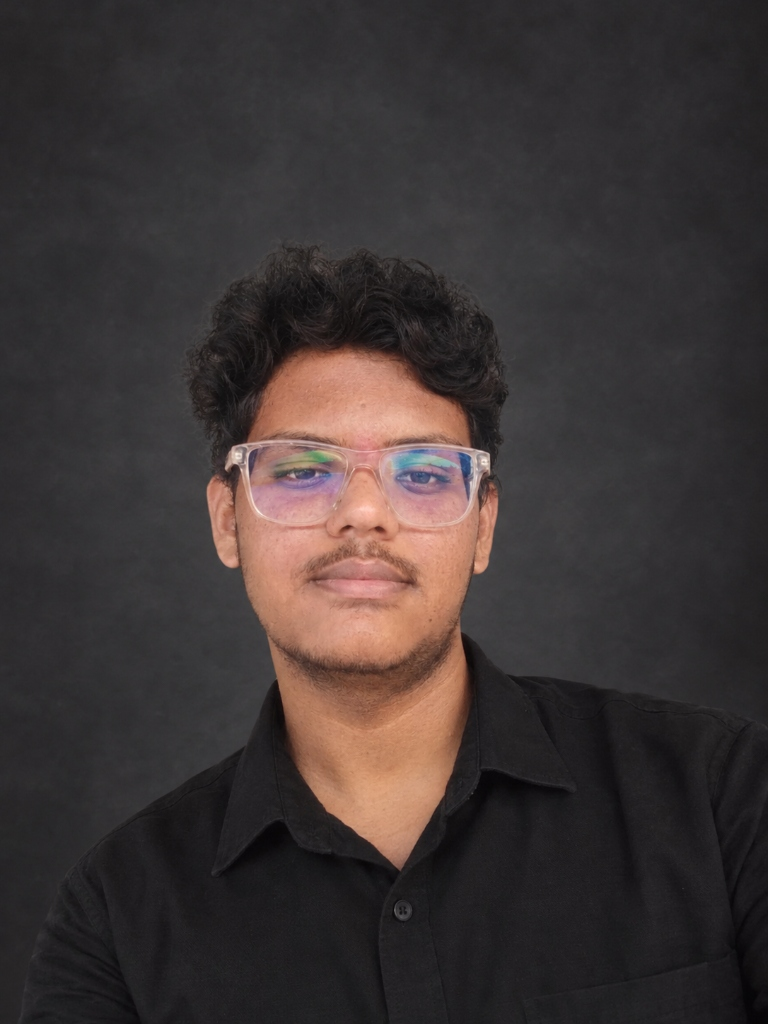
#> input picture profile.jpg, 768 x 1024 px
$ python generate_banner.py
#> lines starting #> are read from the running program, lines starting #| are printed output that depends on the picture; after the words box and inside, x2 and y2 are one past the last pixel; in counts of white or black regions, pixels touching at a corner belong together
import os
import math
import random
import numpy as np
from PIL import Image, ImageOps, ImageEnhance, ImageFilter
from scipy.ndimage import binary_closing, binary_fill_holes, label
from scipy.spatial import distance_matrix
from scipy.optimize import linear_sum_assignment

WIDTH, HEIGHT = 1180, 610
PORTRAIT_GRID = (300, 340)

PALETTE_DARK = {'bg': '#0A101F', 'portrait': '#A78BFA', 'chrome': '#22D3EE', 'accent': '#10B981', 'text': '#E2E8F0'}
PALETTE_LIGHT = {'bg': '#F8FAFC', 'portrait': '#7C3AED', 'chrome': '#0891B2', 'accent': '#10B981', 'text': '#0F172A'}

DETAILS = {
    'Subject': 'Ijji Madhu Venkat', 'Role': 'Full-Stack Software Engineer',
    'Origin': 'Andhra Pradesh, India', 'Education': 'B.Tech in CSE',
    'Status': 'Building + Learning + Shipping', 'ToolChain': 'VS Code, Git, Postman, Vercel',
    'Core.Lang': 'JavaScript, Java', 'Core.Frontend': 'React.js, Tailwind CSS, HTML5, CSS3, Bootstrap',
    'Core.Backend': 'Node.js, Express.js', 'Core.Database': 'MongoDB, Firebase',
    'Core.Infra': 'Git, Vercel',
    'Grid.Mail': 'ijjimadhu@gmail.com', 'Grid.Portfolio': 'coming soon',
    'Grid.LinkedIn': 'linkedin.com/in/ijjimadhu', 'Grid.GitHub': 'github.com/madhu967'
}

def create_logo_points(logo_type, num_points):
    points = []
    # Simplified geometric representations to hit ~num_points
    # We'll just generate random points within a shape to act as the logo tracing
    for _ in range(num_points):
        if logo_type == 0: # Circle/React-ish
            r = 80 * math.sqrt(random.random())
            theta = random.random() * 2 * math.pi
            points.append([150 + r * math.cos(theta), 170 + r * math.sin(theta)])
        elif logo_type == 1: # Triangle/Vercel-ish
            x, y = random.random(), random.random()
            if x + y > 1: x, y = 1 - x, 1 - y
            points.append([70 + x * 160, 250 - y * 160])
        else: # Square/Mongo-ish
            points.append([70 + random.random() * 160, 90 + random.random() * 160])
    return np.array(points)

def process_portrait(img_path, is_dark_mode):
#> called with img_path = 'profile.jpg', is_dark_mode = True
    img = Image.open(img_path).convert('RGB')
#> img is the input picture: PIL image 768x1024 RGB; mean R, G, B 61.6, 53.6, 53
    w, h = img.size
#> w = 768; h = 1024
    crop_size = min(w, h)
#> crop_size = 768
    img = img.crop(((w-crop_size)//2, (h-crop_size)//2, (w+crop_size)//2, (h+crop_size)//2))
#> img: PIL image 768x768 RGB
    img = img.resize(PORTRAIT_GRID, Image.Resampling.LANCZOS)
#> img: PIL image 300x340 RGB

    img = ImageOps.autocontrast(img.convert('L'), cutoff=1)
#> img: PIL image 300x340 L
    img = ImageEnhance.Contrast(img).enhance(1.3)
    img = img.filter(ImageFilter.UnsharpMask(radius=3, percent=140))
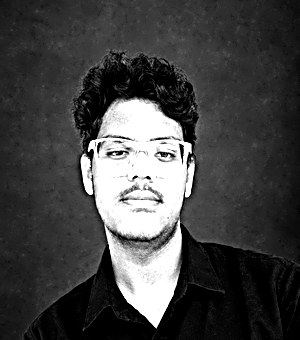
#> img: PIL image 300x340 L; min 0, max 255, mean 67.6

    img_array = np.array(img, dtype=float)
    threshold = 200 if is_dark_mode else 50
    mask = img_array < threshold if is_dark_mode else img_array > threshold
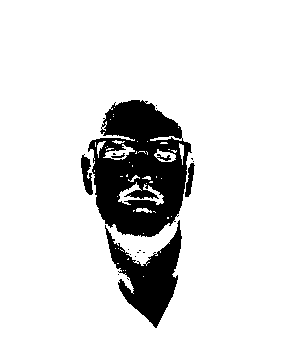
#> mask: shape (340, 300) bool; 87.1% white; 18 black regions (13 under 20 px), largest, box (x1, y1, x2, y2) and area: (88, 100, 192, 237) 9171, (105, 220, 182, 328) 3477, (81, 154, 93, 195) 286, (185, 163, 195, 197) 173, (111, 153, 125, 158) 30
    mask = binary_closing(mask, structure=np.ones((5,5)))
#> mask: shape (340, 300) bool; 85.8% white; 13 black regions, largest, box (x1, y1, x2, y2) and area: (94, 100, 187, 237) 7944, (108, 231, 181, 326) 3234, (0, 0, 300, 340) 2544
    mask = binary_fill_holes(mask)
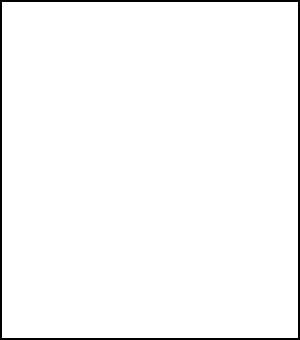
#> mask: shape (340, 300) bool; 97.5% white; 1 black region, box (x1, y1, x2, y2) and area: (0, 0, 300, 340) 2544

    labeled, num_features = label(mask)
#> num_features = 1
    if num_features > 0:
        sizes = np.bincount(labeled.ravel()); sizes[0] = 0
#> after `sizes = np.bincount(labeled.ravel())`: sizes = [2544, 99456]
        mask = labeled == sizes.argmax()
    elif is_dark_mode:
        mask = np.ones_like(mask, dtype=bool)

    h_img, w_img = img_array.shape
#> h_img = 340; w_img = 300
    out_dots = []
    for y in range(h_img):
        x_range = range(w_img) if y % 2 == 0 else range(w_img-1, -1, -1)
        for x in x_range:
            old_val = img_array[y, x]
            if is_dark_mode and not mask[y, x]:
                new_val = 0
            else:
                new_val = 255 if old_val >= 128 else 0

            if (is_dark_mode and new_val == 255) or (not is_dark_mode and new_val == 0):
                out_dots.append([x, y])

            err = old_val - new_val
            if y % 2 == 0:
                if x + 1 < w_img: img_array[y, x+1] += err * 7/16
                if y + 1 < h_img:
                    if x > 0: img_array[y+1, x-1] += err * 3/16
                    img_array[y+1, x] += err * 5/16
                    if x + 1 < w_img: img_array[y+1, x+1] += err * 1/16
            else:
                if x - 1 >= 0: img_array[y, x-1] += err * 7/16
                if y + 1 < h_img:
                    if x + 1 < w_img: img_array[y+1, x+1] += err * 3/16
                    img_array[y+1, x] += err * 5/16
                    if x - 1 >= 0: img_array[y+1, x-1] += err * 1/16
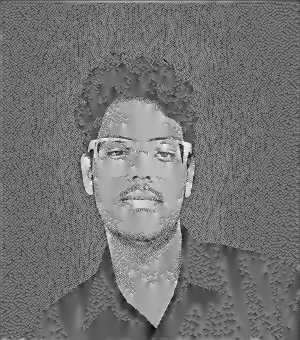
#> img_array: shape (340, 300) float64; min -104.1, max 346.5, mean 101.8; drawn with min black and max white
#> after the loop, out_dots = 26912 items
    return np.array(out_dots)

def build_svg(dots, is_dark_mode):
    pal = PALETTE_DARK if is_dark_mode else PALETTE_LIGHT
    svg = f'<svg xmlns="http://www.w3.org/2000/svg" viewBox="0 0 {WIDTH} {HEIGHT}" style="background:{pal["bg"]}; font-family: monospace;">\n'

    # Chrome
    svg += f'<rect x="20" y="20" width="{WIDTH-40}" height="{HEIGHT-40}" rx="8" fill="none" stroke="{pal["chrome"]}" stroke-width="2"/>\n'
    svg += f'<text x="40" y="45" fill="{pal["chrome"]}" font-size="14">profile.sh --live</text>\n'

    # Text Panel (SYSTEM.INFO)
    start_x, start_y = 480, 100
    svg += f'<text x="{start_x}" y="{start_y-30}" fill="{pal["accent"]}" font-size="13" font-weight="bold">SYSTEM.INFO</text>\n'

    y_offset = start_y
    for k, v in DETAILS.items():
        leader = '.' * max(1, 60 - len(k) - len(v))
        svg += f'<text x="{start_x}" y="{y_offset}" fill="{pal["text"]}" font-size="14" textLength="600" lengthAdjust="spacingAndGlyphs">{k} {leader} {v}</text>\n'
        y_offset += 23
        if k in ['ToolChain', 'Core.Infra']:
            y_offset += 15

    # Dots Portrait
    svg += f'<g transform="translate(60, 100)" fill="{pal["portrait"]}">'
    path_d = ""
    for d in dots:
        path_d += f"M{d[0]} {d[1]}h1 "
    svg += f'<path d="{path_d}" shape-rendering="crispEdges"/>'
    svg += '</g>\n</svg>'

    return svg

if __name__ == "__main__":
    dots = process_portrait("profile.jpg", True)
#> dots = 26912 pairs, first value 2 to 297, second value 2 to 337
    with open("dark.svg", "w") as f: f.write(build_svg(dots, True))
#> the loop in build_svg, `for d in dots:` made 26912 passes
#> d on passes 6 to 8: [23, 2], [26, 2], [29, 2]

    dots_light = process_portrait("profile.jpg", False)
#> call 2 of process_portrait, with img_path = 'profile.jpg', is_dark_mode = False
#> in process_portrait (call 2), `mask = img_array < threshold if is_dark_mode else img_array > threshold`: mask: shape (340, 300) bool; 44.1% white; 358 white regions (348 under 20 px), largest, box (x1, y1, x2, y2) and area: (20, 0, 267, 329) 43666, (247, 94, 271, 116) 149, (155, 84, 167, 97) 47
#> in process_portrait (call 2), `mask = binary_closing(mask, structure=np.ones((5,5)))`: mask: shape (340, 300) bool; 48.8% white; 149 white regions (143 under 20 px), largest, box (x1, y1, x2, y2) and area: (18, 2, 278, 329) 49132, (40, 67, 49, 79) 47, (36, 267, 47, 282) 33, (273, 69, 279, 77) 23, (235, 26, 240, 33) 22, (251, 19, 256, 27) 21
#> in process_portrait (call 2), `mask = binary_fill_holes(mask)`: mask: shape (340, 300) bool; 53.6% white; 1 black region, box (x1, y1, x2, y2) and area: (0, 0, 300, 340) 47352
#> in process_portrait (call 2), `labeled, num_features = label(mask)`:
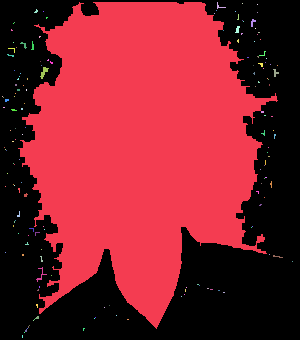
#> labeled: shape (340, 300) int32; 164 distinct labels, from 0 to 163; one colour per label, 0 black
#> in process_portrait (call 2), `labeled, num_features = label(mask)`: num_features = 163
#> in process_portrait (call 2), `sizes = np.bincount(labeled.ravel())`: sizes = 164 values, max 54032 at index 1, min 1 at index 3, mean 622
#> in process_portrait (call 2), `mask = labeled == sizes.argmax()`:
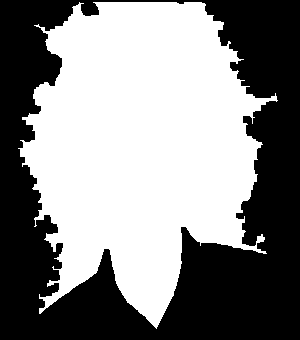
#> mask: shape (340, 300) bool; 53% white; 1 black region, box (x1, y1, x2, y2) and area: (0, 0, 300, 340) 47968
#> after the loop in process_portrait (call 2), `for y in range(h_img):`:
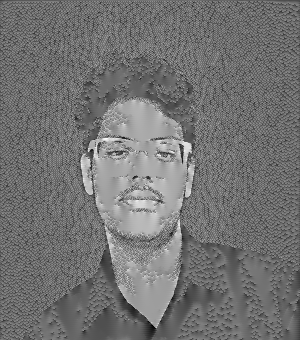
#> img_array: shape (340, 300) float64; min -111.6, max 359.6, mean 101.6; drawn with min black and max white
#> after the loop in process_portrait (call 2), `for y in range(h_img):`: out_dots = 75053 items
#> dots_light = 75053 pairs, first value 0 to 299, second value 0 to 339
    with open("light.svg", "w") as f: f.write(build_svg(dots_light, False))
#> the loop in build_svg (call 2), `for d in dots:` made 75053 passes
#> d on passes 6 to 8: [5, 0], [6, 0], [7, 0]
    print("Generated dark.svg and light.svg")
